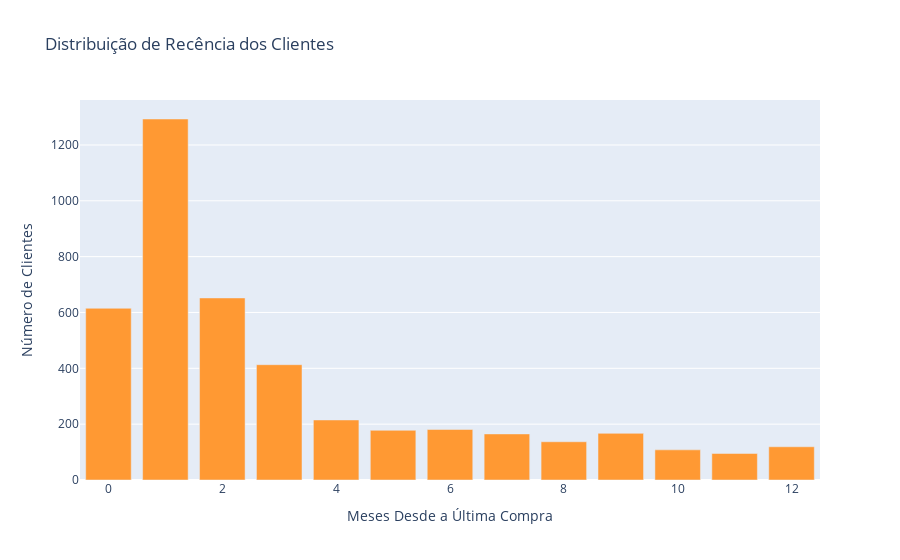

Notebook code for this chart:
### Markdown cell above
## Distribuição de Recência dos Clientes

Ao analisar o gráfico, é possível notar que a maioria dos clientes está há menos de 6 meses sem comprar. Isso indica que a empresa está mantendo um bom relacionamento com os clientes.

No entanto, há um número significativo de clientes que estão há mais de 6 meses sem comprar. Esses clientes podem estar insatisfeitos com a empresa ou podem ter encontrado opções melhores com preços mais acessíveis.

Esses dados podem ser úteis na criação de campanhas de marketing, especialmente para os clientes que estão há muito tempo sem comprar na empresa, evitando um possível churn.

### Code cell
import plotly.express as px

# Assuming you have the DataFrame 'df_recency' with a 'Recency' column
data = recency['Recency'].value_counts().reset_index(name='Count')  # Remove sorting to include all numbers

fig = px.bar(data, x='Recency', y='Count', title='Customer Recency Distribution')

# Adjust axis labels, title, colors, etc.
fig.update_layout(
    xaxis_title='Meses Desde a Última Compra',
    yaxis_title='Número de Clientes',
    title='Distribuição de Recência dos Clientes',
    coloraxis_colorbar=dict(title='Número de Clientes')  # If using color-coding
)

# Use a bolder color palette
fig.update_traces(marker_color='rgb(255, 153, 51)')  # Orange

fig.show()

### Figure 1 — Plotly figure (JSON) as saved in the notebook; plotly's stock layout.template omitted (floating-point values rounded to 4 significant figures)
{"data": [{"alignmentgroup": "True", "hovertemplate": "Recency=%{x}<br>Count=%{y}<extra></extra>", "legendgroup": "", "marker": {"color": "rgb(255, 153, 51)", "pattern": {"shape": ""}}, "name": "", "offsetgroup": "", "orientation": "v", "showlegend": false, "textposition": "auto", "type": "bar", "x": [1, 2, 0, 3, 4, 6, 5, 9, 7, 8, 12, 10, 11], "xaxis": "x", "y": [1293, 652, 615, 413, 215, 181, 178, 167, 165, 137, 119, 108, 95], "yaxis": "y"}], "layout": {"barmode": "relative", "coloraxis": {"colorbar": {"title": {"text": "Número de Clientes"}}}, "legend": {"tracegroupgap": 0}, "title": {"text": "Distribuição de Recência dos Clientes"}, "xaxis": {"anchor": "y", "domain": [0, 1], "title": {"text": "Meses Desde a Última Compra"}}, "yaxis": {"anchor": "x", "domain": [0, 1], "title": {"text": "Número de Clientes"}}}}
